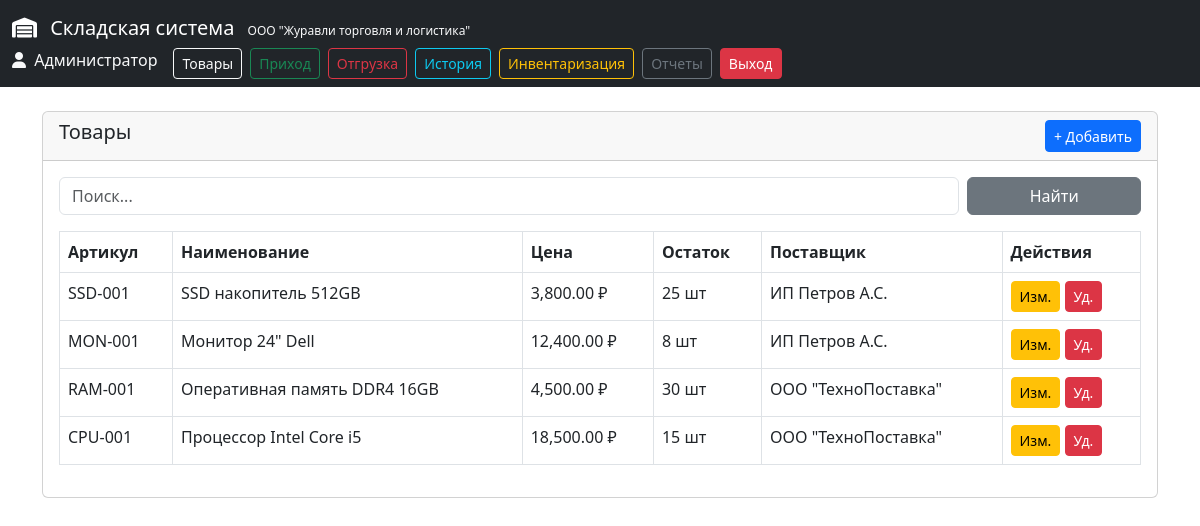
The page /products.php (signed in) on the database its author committed.
### tables this page shows
CREATE TABLE IF NOT EXISTS `products` (
    `id` INT PRIMARY KEY AUTO_INCREMENT,
    `sku` VARCHAR(50) UNIQUE NOT NULL,
    `name` VARCHAR(200) NOT NULL,
    `description` TEXT,
    `unit` VARCHAR(20) DEFAULT 'шт',
    `price` DECIMAL(10,2) DEFAULT 0,
    `stock` INT DEFAULT 0,
    `min_stock` INT DEFAULT 0,
    `supplier_id` INT,
    `created_at` TIMESTAMP DEFAULT CURRENT_TIMESTAMP,
    FOREIGN KEY (`supplier_id`) REFERENCES `suppliers`(`id`) ON DELETE SET NULL
);

CREATE TABLE IF NOT EXISTS `suppliers` (
    `id` INT PRIMARY KEY AUTO_INCREMENT,
    `name` VARCHAR(200) NOT NULL,
    `phone` VARCHAR(50),
    `email` VARCHAR(100),
    `address` TEXT,
    `created_at` TIMESTAMP DEFAULT CURRENT_TIMESTAMP
);

### products.php (the view, shortened to what this page needs)
<?php
require_once 'config.php';
$search = $_GET['search'] ?? '';
$sql = "SELECT p.*, s.name as supplier_name FROM products p
        LEFT JOIN suppliers s ON p.supplier_id = s.id";
$sql .= " ORDER BY p.name";
$products = $pdo->query($sql)->fetchAll();
?>
<!DOCTYPE html>
<html lang="ru">
<head>
    <link href="https://cdn.jsdelivr.net/npm/bootstrap@5.3.0/dist/css/bootstrap.min.css" rel="stylesheet">
    <link rel="stylesheet" href="https://cdnjs.cloudflare.com/ajax/libs/font-awesome/6.4.0/css/all.min.css">
</head>
<body>
    <?php include 'menu.php'; ?>
    <div class="container mt-4">
        <div class="card">
            <div class="card-header d-flex justify-content-between">
                <h5>Товары</h5>
                <button class="btn btn-primary btn-sm" data-bs-toggle="modal" data-bs-target="#productModal" onclick="clearForm()">+ Добавить</button>
            </div>
            <div class="card-body">
                <div class="mb-3">
                    <form method="GET" class="row g-2">
                        <div class="col-md-10">
                            <input type="text" name="search" class="form-control" placeholder="Поиск..." value="<?= htmlspecialchars($search) ?>">
                        </div>
                        <div class="col-md-2">
                            <button type="submit" class="btn btn-secondary w-100">Найти</button>
                        </div>
                    </form>
                </div>
                <table class="table table-bordered">
                    <thead>
                        <tr>
                            <th>Артикул</th>
                            <th>Наименование</th>
                            <th>Цена</th>
                            <th>Остаток</th>
                            <th>Поставщик</th>
                            <th>Действия</th>
                        </tr>
                    </thead>
                    <tbody>
                        <?php foreach($products as $p): ?>
                        <tr>
                            <td><?= htmlspecialchars($p['sku']) ?></td>
                            <td><?= htmlspecialchars($p['name']) ?></td>
                            <td><?= number_format($p['price'], 2) ?> ₽</td>
                            <td class="<?= $p['stock'] <= $p['min_stock'] && $p['min_stock'] > 0 ? 'text-danger fw-bold' : '' ?>">
                                <?= $p['stock'] ?> <?= $p['unit'] ?>
                            </td>
                            <td><?= htmlspecialchars($p['supplier_name'] ?? '-') ?></td>
                            <td>
                                <button class="btn btn-sm btn-warning" onclick="editProduct(<?= $p['id'] ?>)">Изм.</button>
                                <a href="?delete=<?= $p['id'] ?>" class="btn btn-sm btn-danger" onclick="return confirm('Удалить?')">Уд.</a>
                            </td>
                        </tr>
                        <?php endforeach; ?>
                    </tbody>
                </table>
            </div>
        </div>
    </div>
</body>
</html>

### menu.php
<nav class="navbar navbar-dark bg-dark">
    <div class="container-fluid">
        <a class="navbar-brand" href="index.php">
            <i class="fas fa-warehouse me-2"></i>
            Складская система
            <small class="text-light ms-2" style="font-size: 12px;">
                ООО "Журавли торговля и логистика"
            </small>
        </a>
        <div class="d-flex">
            <span class="text-light me-3">
                <i class="fas fa-user me-1"></i> <?= $_SESSION['user_name'] ?? 'Пользователь' ?>
            </span>
            <a href="products.php" class="btn btn-outline-light btn-sm me-2">Товары</a>
            <a href="movements.php?type=receipt" class="btn btn-outline-success btn-sm me-2">Приход</a>
            <a href="movements.php?type=shipment" class="btn btn-outline-danger btn-sm me-2">Отгрузка</a>
            <a href="history.php" class="btn btn-outline-info btn-sm me-2">История</a>
            <a href="inventory.php" class="btn btn-outline-warning btn-sm me-2">Инвентаризация</a>
            <a href="reports.php" class="btn btn-outline-secondary btn-sm me-2">Отчеты</a>
            <a href="logout.php" class="btn btn-danger btn-sm">Выход</a>
        </div>
    </div>
</nav>

### rows shown on the page
products: sku "SSD-001", name "SSD накопитель 512GB", price "3,800.00", stock "25", unit "шт", supplier.name "ИП Петров А.С."
products: sku "MON-001", name "Монитор 24\" Dell", price "12,400.00", stock "8", unit "шт", supplier.name "ИП Петров А.С."
products: sku "RAM-001", name "Оперативная память DDR4 16GB", price "4,500.00", stock "30", unit "шт", supplier.name "ООО \"ТехноПоставка\""
products: sku "CPU-001", name "Процессор Intel Core i5", price "18,500.00", stock "15", unit "шт", supplier.name "ООО \"ТехноПоставка\""

### other values the page prints
$_SESSION['user_name'] "Администратор"
